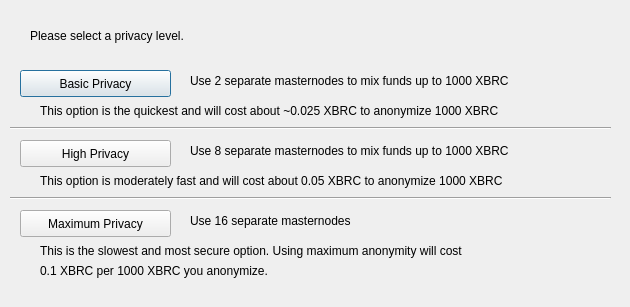
<?xml version="1.0" encoding="UTF-8"?>
<ui version="4.0">
 <class>DarksendConfig</class>
 <widget class="QDialog" name="DarksendConfig">
  <property name="geometry">
   <rect>
    <x>0</x>
    <y>0</y>
    <width>630</width>
    <height>307</height>
   </rect>
  </property>
  <property name="windowTitle">
   <string>Configure Darksend</string>
  </property>
  <widget class="QPushButton" name="buttonBasic">
   <property name="geometry">
    <rect>
     <x>20</x>
     <y>70</y>
     <width>151</width>
     <height>27</height>
    </rect>
   </property>
   <property name="text">
    <string>Basic Privacy</string>
   </property>
  </widget>
  <widget class="QPushButton" name="buttonHigh">
   <property name="geometry">
    <rect>
     <x>20</x>
     <y>140</y>
     <width>151</width>
     <height>27</height>
    </rect>
   </property>
   <property name="text">
    <string>High Privacy</string>
   </property>
  </widget>
  <widget class="QPushButton" name="buttonMax">
   <property name="geometry">
    <rect>
     <x>20</x>
     <y>210</y>
     <width>151</width>
     <height>27</height>
    </rect>
   </property>
   <property name="text">
    <string>Maximum Privacy</string>
   </property>
  </widget>
  <widget class="QLabel" name="label">
   <property name="geometry">
    <rect>
     <x>30</x>
     <y>20</y>
     <width>571</width>
     <height>31</height>
    </rect>
   </property>
   <property name="text">
    <string>Please select a privacy level.</string>
   </property>
  </widget>
  <widget class="QLabel" name="label_2">
   <property name="geometry">
    <rect>
     <x>190</x>
     <y>70</y>
     <width>421</width>
     <height>21</height>
    </rect>
   </property>
   <property name="text">
    <string>Use 2 separate masternodes to mix funds up to 1000 XBRC</string>
   </property>
  </widget>
  <widget class="QLabel" name="label_3">
   <property name="geometry">
    <rect>
     <x>190</x>
     <y>140</y>
     <width>411</width>
     <height>21</height>
    </rect>
   </property>
   <property name="text">
    <string>Use 8 separate masternodes to mix funds up to 1000 XBRC</string>
   </property>
  </widget>
  <widget class="QLabel" name="label_4">
   <property name="geometry">
    <rect>
     <x>190</x>
     <y>210</y>
     <width>421</width>
     <height>21</height>
    </rect>
   </property>
   <property name="text">
    <string>Use 16 separate masternodes</string>
   </property>
  </widget>
  <widget class="QLabel" name="label_6">
   <property name="geometry">
    <rect>
     <x>40</x>
     <y>100</y>
     <width>561</width>
     <height>21</height>
    </rect>
   </property>
   <property name="text">
    <string>This option is the quickest and will cost about ~0.025 XBRC to anonymize 1000 XBRC</string>
   </property>
  </widget>
  <widget class="QLabel" name="label_7">
   <property name="geometry">
    <rect>
     <x>40</x>
     <y>170</y>
     <width>561</width>
     <height>21</height>
    </rect>
   </property>
   <property name="text">
    <string>This option is moderately fast and will cost about 0.05 XBRC to anonymize 1000 XBRC</string>
   </property>
  </widget>
  <widget class="QLabel" name="label_8">
   <property name="geometry">
    <rect>
     <x>40</x>
     <y>240</y>
     <width>561</width>
     <height>21</height>
    </rect>
   </property>
   <property name="text">
    <string>This is the slowest and most secure option. Using maximum anonymity will cost</string>
   </property>
  </widget>
  <widget class="QLabel" name="label_9">
   <property name="geometry">
    <rect>
     <x>40</x>
     <y>260</y>
     <width>561</width>
     <height>21</height>
    </rect>
   </property>
   <property name="text">
    <string>0.1 XBRC per 1000 XBRC you anonymize.</string>
   </property>
  </widget>
  <widget class="Line" name="line">
   <property name="geometry">
    <rect>
     <x>10</x>
     <y>120</y>
     <width>601</width>
     <height>16</height>
    </rect>
   </property>
   <property name="orientation">
    <enum>Qt::Horizontal</enum>
   </property>
  </widget>
  <widget class="Line" name="line_2">
   <property name="geometry">
    <rect>
     <x>10</x>
     <y>190</y>
     <width>601</width>
     <height>16</height>
    </rect>
   </property>
   <property name="orientation">
    <enum>Qt::Horizontal</enum>
   </property>
  </widget>
 </widget>
 <resources/>
 <connections/>
</ui>
